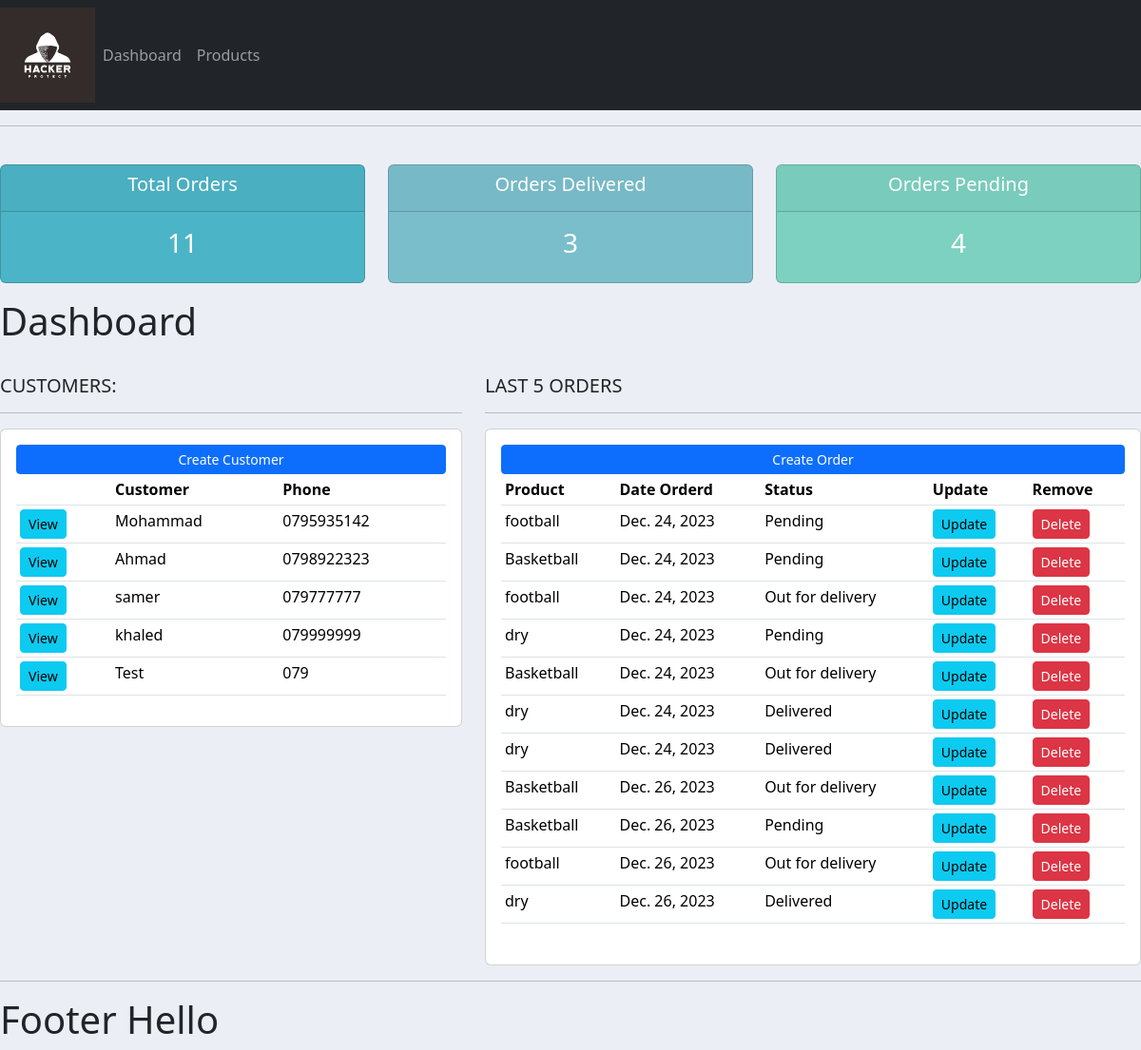
The app's page /, older data.
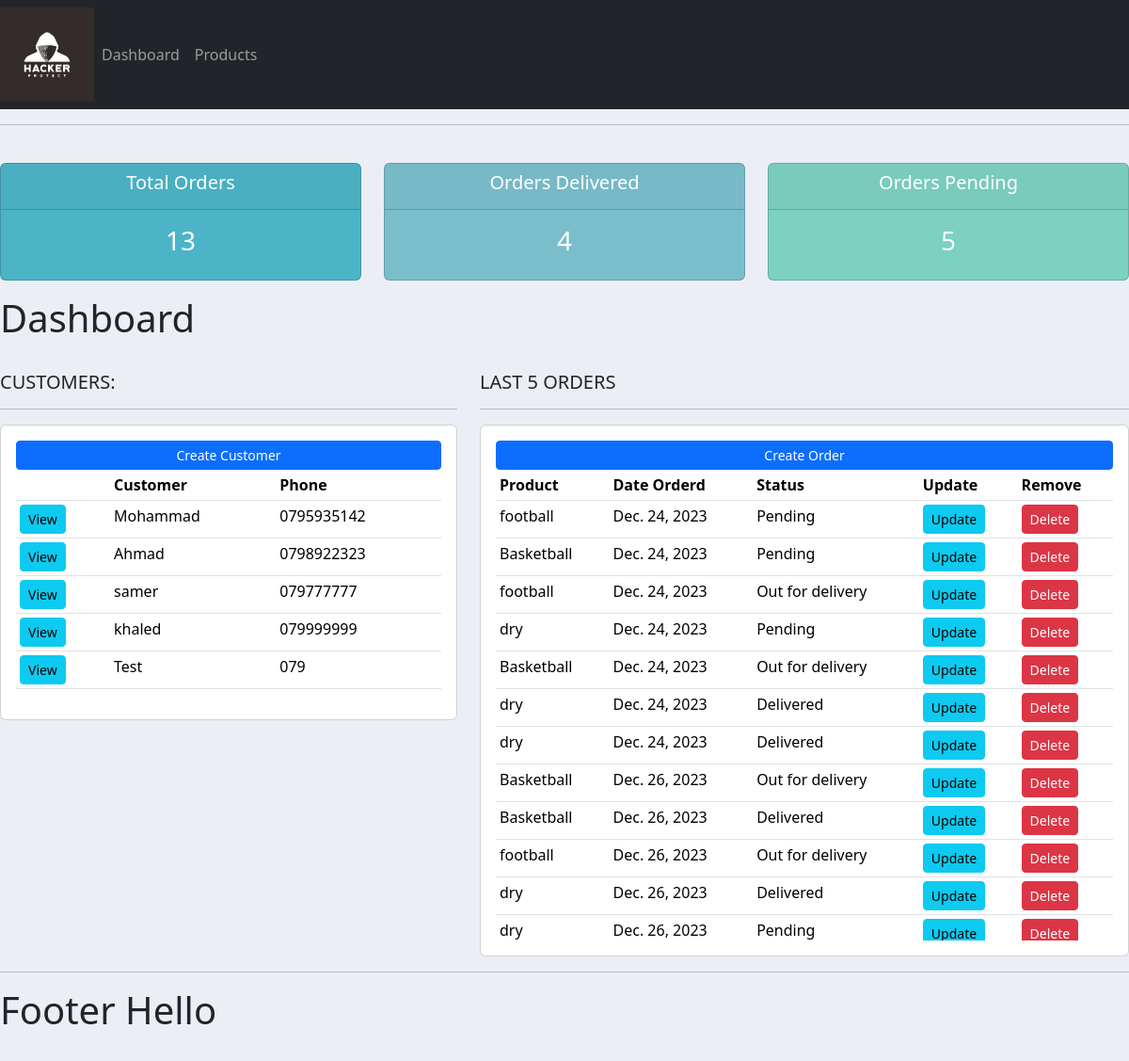
The same page, newer data.
### accounts/models.py (models this page shows, shortened)
class Customer(models.Model):
    name = models.CharField(max_length = 50 , null = True)
    phone = models.CharField(max_length = 50, null = True)
    email = models.CharField(max_length = 50, null = True)
    date_created = models.DateField(auto_now_add = True, null = True)

class Order(models.Model):
    customer =models.ForeignKey(Customer,null = True , on_delete = models.SET_NULL)
    product = models.ForeignKey(Product,null = True , on_delete = models.SET_NULL)
    STATUS = [
            ("Pending", 'Pending'),
            ('Out for delivery' , 'Out for delivery'),
            ('Delivered','Delivered')
    ]
    date_created = models.DateField(auto_now_add = True, null = True)
    status = models.CharField(max_length = 50 , null = True , choices = STATUS)
    note = models.CharField(max_length = 50 , null = True)

class Product(models.Model):
    CATEGORY = [
        ('Indoor',"Indoor"),
        ('Out Door',"Out Door")
    ]
    name = models.CharField(max_length = 50 , null = True)
    price = models.FloatField( null = True)
    category = models.CharField(max_length = 50 , null = True , choices = CATEGORY)
    describtion = models.TextField(max_length = 200 , null = True)
    date_created = models.DateField(auto_now_add = True, null = True)
    tags = models.ManyToManyField(Tag)
    def __str__(self):
        return self.name

### accounts/views.py (the view)
# urls.py: path('',views.home , name = "home"),
def home(request):
    orders = Order.objects.all()
    customers = Customer.objects.all()
    total_customers = customers.count()
    total_orders = orders.count()
    delivered = orders.filter(status = 'Delivered').count()
    pending = orders.filter(status = 'Pending').count()
    context = {
        'orders':orders,
        'customers' : customers,
        'total_orders':total_orders,
        'delivered':delivered,
        'pending': pending,
    }
    return render(request,'accounts/dashboard.html',context)

### accounts/templates/accounts/dashboard.html (shortened to what this page needs)
{% extends 'accounts/main.html' %}
{%  block content   %}
{% include 'accounts/status.html' %}
<h1>Dashboard</h1>
<br>
<div class="row">
	<div class="col-md-5">
		<h5>CUSTOMERS:</h5>
		<hr>
		<div class="card card-body">
			<a class="btn btn-primary  btn-sm btn-block" href="{% url 'create_customer' %}">Create Customer</a>
			<table class="table table-sm">
				<tr>
					<th></th>
					<th>Customer</th>
					<th>Phone</th>
				</tr>
                {% for customer in customers %}
                <tr>
                    <td><a class = "btn btn-sm btn-info" href="{% url 'customer' customer.id %}">View</a></td>
                    <td>{{customer.name}}</td>
                    <td>{{customer.phone}}</td>
                </tr>
                {% endfor %}
			</table>
		</div>
	</div>
	<div class="col-md-7">
		<h5>LAST 5 ORDERS</h5>
		<hr>
		<div class="card card-body">
			<a class="btn btn-primary  btn-sm btn-block" href="{% url 'create_order' %}">Create Order</a>
			<div class="divScroll">
			<table class="table table-sm">
				<tr>
					<th>Product</th>
					<th>Date Orderd</th>
					<th>Status</th>
					<th>Update</th>
					<th>Remove</th>
				</tr>
                {% for order in orders %}
                <tr>
                    <td>{{order.product}}</td>
                    <td>{{order.date_created}}</td>
                    <td>{{order.status}}</td>
                    <td><a class = "btn btn-sm btn-info" href = "{% url 'update_order' order.id %}">Update</a></td>
                    <td><a class = "btn btn-sm btn-danger" href = "{% url 'delete_order' order.id %}">Delete</a></td>
                </tr>
                {% endfor %}
			</table>
			</div>
		</div>
	</div>
</div>
{% endblock %}

Row changes from the older to the newer data that the page shows:
changed Order (number 9 of 12 on the later page): status "Pending" → "Delivered"
added Order: product "dry", date_created "Dec. 26, 2023", status "Pending"
Text that changed along with them:
{{ total_orders }}: "11" → "13"
{{ delivered }}: "3" → "4"
{{ pending }}: "4" → "5"
